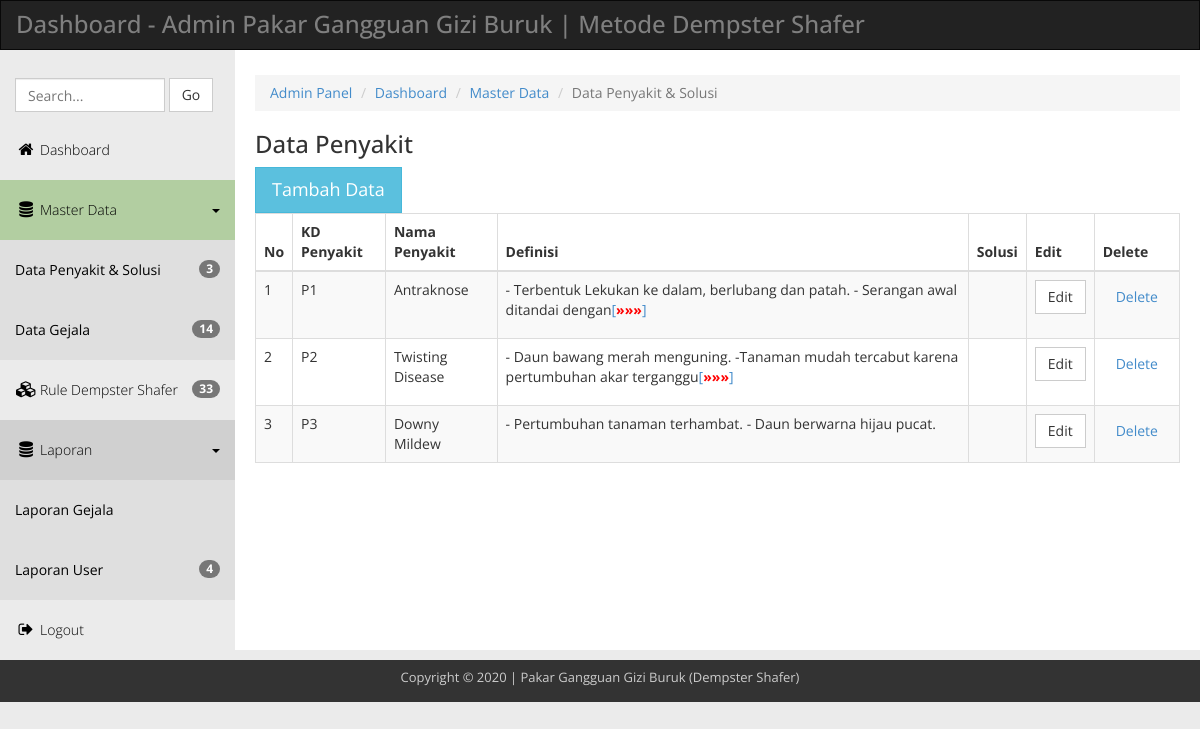
The page /modul/diagnosa/admin/penyakit.php on the database its author committed.
### tables this page shows
CREATE TABLE `tb_penyakit` (
  `id` int(11) NOT NULL,
  `kdpenyakit` varchar(3) DEFAULT NULL,
  `nama_penyakit` varchar(100) DEFAULT NULL,
  `definisi` text DEFAULT NULL,
  `solusi` text NOT NULL
);

### modul/diagnosa/admin/penyakit.php (the view, shortened to what this page needs)
<!DOCTYPE html>
<head>
  <link rel="stylesheet" href="css/templatemo_main.css">
</head>
<body>
  <div class="navbar navbar-inverse" role="navigation">
      <div class="navbar-header">
        <div class="logo"><h1>Dashboard - Admin Pakar Gangguan Gizi Buruk | Metode Dempster Shafer</h1></div>
      </div>
    </div>
    <div class="template-page-wrapper">
      <div class="navbar-collapse collapse templatemo-sidebar">
        <ul class="templatemo-sidebar-menu">
          <li>
            <form class="navbar-form">
              <input type="text" class="form-control" id="templatemo_search_box" placeholder="Search...">
              <span class="btn btn-default">Go</span>
            </form>
          </li>
          <li><a href="index.php"><i class="fa fa-home"></i>Dashboard</a></li>
          <li class="sub open active">
            <a href="javascript:;">
              <i class="fa fa-database"></i>Master Data <div class="pull-right"><span class="caret"></span></div>
            </a>
            <ul class="templatemo-submenu">
              <li><a href="penyakit.php"><span class="badge pull-right"><?php include "koneksi.php"; $queryNP=mysqli_query($koneksi,"SELECT * FROM tb_penyakit"); $numNP=mysqli_num_rows($queryNP); echo $numNP;?></span>Data Penyakit & Solusi</a></li>
              <li><a href="gejala.php"><span class="badge pull-right"><?php $queryNP=mysqli_query($koneksi,"SELECT * FROM tb_gejala"); $numNP=mysqli_num_rows($queryNP); echo $numNP;?></span>Data Gejala</a></li>
            </ul>
          </li>
          <li><a href="basis_pengetahuan.php"><i class="fa fa-cubes"></i><span class="badge pull-right"><?php $queryNR=mysqli_query($koneksi,"SELECT * FROM tb_rules"); $numNR=mysqli_num_rows($queryNR); echo $numNR;?></span>Rule Dempster Shafer</a></li>
          <li class="sub open">
            <a href="javascript:;">
              <i class="fa fa-database"></i>Laporan<div class="pull-right"><span class="caret"></span></div>
            </a>
            <ul class="templatemo-submenu">
              <li><a href="lapgejala.php">Laporan Gejala</a></li>
              <li><a href="lapuser.php"><span class="badge pull-right"><?php $queryNP3=mysqli_query($koneksi,"SELECT * FROM tbpasien"); $numNP3=mysqli_num_rows($queryNP3); echo $numNP3;?></span>Laporan User</a></li>
            </ul>
          </li>
          <li><a href="javascript:;" data-toggle="modal" data-target="#confirmModal"><i class="fa fa-sign-out"></i>Logout</a></li>
        </ul>
      </div>
      <div class="templatemo-content-wrapper">
        <div class="templatemo-content">
          <ol class="breadcrumb">
            <li><a href="index.php">Admin Panel</a></li>
            <li><a href="#">Dashboard</a></li>
            <li><a href="#">Master Data</a></li>
            <li class="active">Data Penyakit & Solusi</li>
          </ol>
          <h1>Data Penyakit</h1>
<button type="button" class="btn btn-info btn-lg" data-toggle="modal" data-target="#myModal">Tambah Data</button>
                   <div class="row">
            <div class="col-md-12">
              <div class="table-responsive">
                <table class="table table-striped table-hover table-bordered">
                  <thead>
                    <tr>
                      <th>No</th>
                      <th>KD Penyakit</th>
                      <th>Nama Penyakit</th>
                      <th>Definisi</th>
                      <th>Solusi</th>
                      <th>Edit</th>
                      <th>Delete<input type="hidden" id="texthapus"></th>
                    </tr>
                  </thead>
                  <tbody>
                    <?php
	include "koneksi.php";
	$sql = "SELECT * FROM tb_penyakit  ORDER BY kdpenyakit";
	$qry = mysqli_query($koneksi,$sql) or die ("SQL Error".mysqli_error($koneksi));
	$no=0;
	while ($data = mysqli_fetch_array ($qry)) {
	$no++;
   ?>
                    <tr>
                      <td><?php echo $no;?></td>
                      <td><?php echo $data['kdpenyakit'];?></td>
                      <td><?php echo $data['nama_penyakit'];?></td>
                      <td><p class="text">
    <?php
	$str=$data['definisi'];
	echo $str;
	?>
    </p></td>
                      <td></td>
                      <td><a href="edpenyakit.php?kdubah=<?php echo $data['id'];?>" class="btn btn-default">Edit</a></td>
                      <td><a onClick="return HapusData('<?php echo $data['id'];?>');" data-toggle="modal" data-target="#confirmModal2" class="btn btn-link">Delete</a>
                      </td>
                    </tr><?php }?>
                  </tbody>
                </table>
              </div>
            </div>
          </div>
        </div>
      </div>
      <footer class="templatemo-footer">
        <div class="templatemo-copyright">
          <p>Copyright &copy; 2020 | Pakar Gangguan Gizi Buruk (Dempster Shafer)</p>
        </div>
      </footer>
    </div>
</body>
</html>

### modul/diagnosa/admin/css/templatemo_main.css (style rules this page uses)
* { font-family: 'Open Sans', sans-serif; }
body { background-color: rgb(235,235,235); }
h1 { font-size: 24px; }
.logo { display: inline-block; }
.logo h1 { font-size: 24px; margin: 10px 15px; }
.templatemo-content-wrapper { float: left; width: 100%; }
.templatemo-content { margin-left: 235px; margin-top: 0px; min-height: 600px; padding: 25px 20px 0 20px; background-color: white; overflow-x: hidden; }
.templatemo-footer { clear: both; font-size: 13px; padding: 8px 0 5px 0; text-align: center; color: #ccc; background-color: #333; }
#templatemo_search_box { width: 150px; display: inline-block; }
.navbar { margin-bottom: 0; border-radius: 0; }
.navbar-header { color: rgb(127,127,127); }
.templatemo-sidebar { padding: 0; margin-top: 20px; }
.templatemo-sidebar .templatemo-sidebar-menu { list-style: none; margin: 0; padding: 0; }
.templatemo-sidebar .templatemo-sidebar-menu > li { display: block; margin: 0; padding: 0; border: 0px; }
.templatemo-sidebar .templatemo-sidebar-menu > li > a { display: block; position: relative; margin: 0; border: 0px; padding: 20px 15px; text-decoration: none; font-size: 14px; font-weight: 300; }
.templatemo-sidebar-menu a { color: black; }
.templatemo-sidebar-menu li.sub .templatemo-submenu { display: none; }
.templatemo-sidebar-menu li.sub.open .templatemo-submenu { display: block; }
.templatemo-submenu { padding-left: 0; }
.templatemo-submenu li { list-style: none; background-color: #DFDFDF; }
.templatemo-submenu li a { display: block; padding: 20px 15px; margin: 0; }
.templatemo-sidebar-menu > li.sub.open > a { background-color: rgba(145,145,145,0.3); }
.templatemo-sidebar .templatemo-sidebar-menu >li.active, .templatemo-sidebar .templatemo-sidebar-menu>li>a:hover { background-color: rgb(191, 232, 167); }
.templatemo-sidebar .templatemo-sidebar-menu > li > a > i { font-size: 16px; top: 2px; margin-top: 1px; margin-left: 1px; margin-right: 4px; display: inline-block; width: 1.25em; text-align: center; }
.nav-pills>li>a, .nav-tabs>li>a, .alert, .progress, .panel, .btn, .panel-group .panel, .form-control, .modal-content, .breadcrumb { border-radius: 0; }
@media screen and (min-width: 992px) { .templatemo-sidebar { width: 235px; float: left; position: relative; margin-right: -100%; } }

### rows shown on the page
tb_penyakit: kdpenyakit "P1", nama_penyakit "Antraknose", definisi "- Terbentuk Lekukan ke dalam, berlubang dan patah. - Serangan awal ditandai dengan"
tb_penyakit: kdpenyakit "P2", nama_penyakit "Twisting Disease", definisi "- Daun bawang merah menguning. -Tanaman mudah tercabut karena pertumbuhan akar terganggu"
tb_penyakit: kdpenyakit "P3", nama_penyakit "Downy Mildew", definisi "- Pertumbuhan tanaman terhambat. - Daun berwarna hijau pucat."

### other values the page prints
$numNP "3"
$numNP "14"
$numNR "33"
$numNP3 "4"
